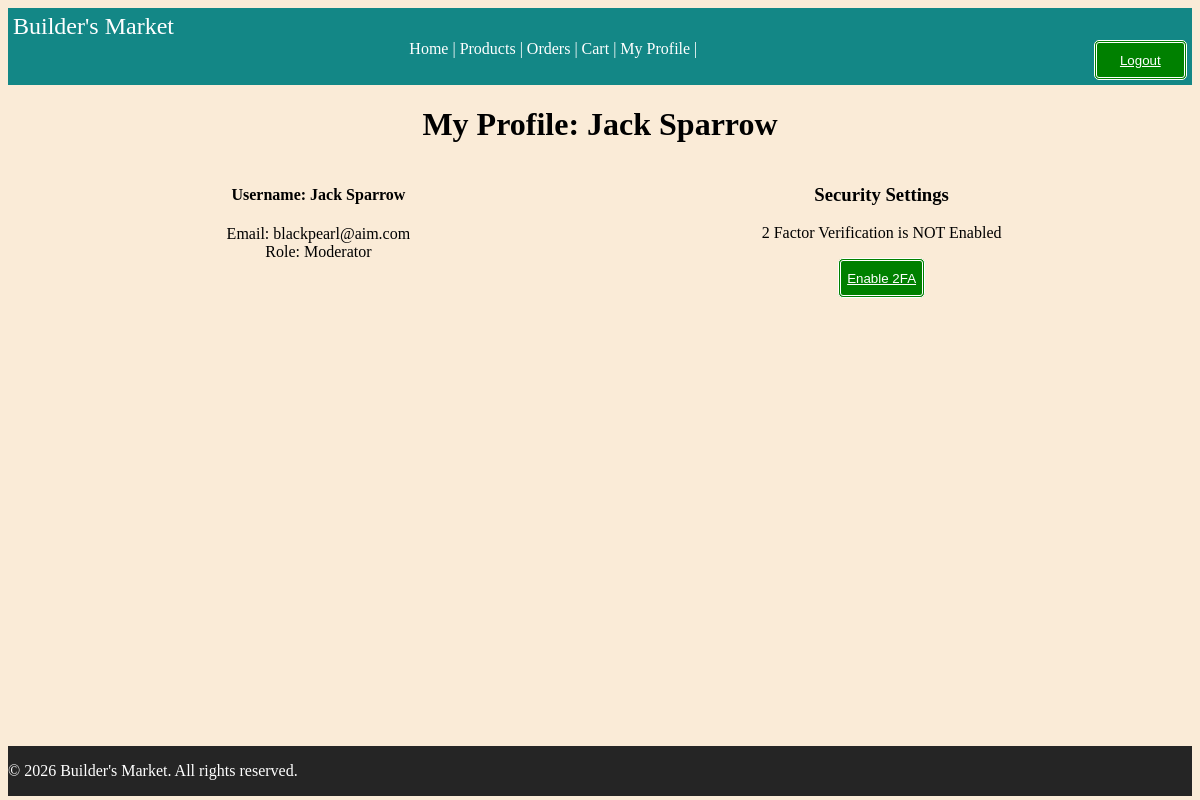
/auth/profile (signed in), run on the app's committed database.
### tables this page shows
CREATE TABLE users (
    user_id INTEGER PRIMARY KEY,
    username VARCHAR(50) NOT NULL UNIQUE,
    email VARCHAR(255) NOT NULL UNIQUE,
    password_hash VARCHAR(255) NOT NULL,
    is_active INTEGER DEFAULT 0,
    mfa_secret TEXT NULL, 
    mfa_enabled INTEGER DEFAULT 0,
    created_at DATETIME DEFAULT CURRENT_TIMESTAMP,
    updated_at DATETIME DEFAULT CURRENT_TIMESTAMP
);

CREATE TABLE roles (
    role_id INTEGER PRIMARY KEY,
    role_name VARCHAR(50) NOT NULL UNIQUE,
    description TEXT NOT NULL,
    created_at DATETIME DEFAULT CURRENT_TIMESTAMP
);

### routes/auth.py (the view)
@auth_bp.route('/profile', methods=['GET'])
@require_auth
def profile():
    user = User.FromID(session['user_id'])
    return render_template('auth/user_profile.html', user=user)

### auth/auths.py (called while the page is built)
def require_auth(f):
    @wraps(f)
    def wrapped_view(*args, **kwargs):
        if not g.get("user"):
          abort(401)
        user = g.user
        if getattr(user, "is_2fa_enabled", False) and not session.get("2fa_verified", False):
            flash('This Route is 2FA protected. Please enable 2FA to view it')
            abort(403)
        return f(*args, **kwargs)
    return wrapped_view

### database/connection.py (called while the page is built)
def get_connection():
    try:
        conn = sqlite3.connect(Config.DATABASE)
        conn.row_factory = sqlite3.Row
        return conn
    except Error as e:
        print(f"Database connection error: {e}")
        return None

### models/users.py (called while the page is built)
    @staticmethod
    def FromID(user_id : int):
        db = get_connection()
        try:
            row = db.execute("""
                             SELECT u.*, r.role_name
                             FROM users u
                             LEFT JOIN user_roles ur ON u.user_id = ur.user_id
                             LEFT JOIN roles r ON ur.role_id = r.role_id
                             WHERE u.user_id = ?
                             """, (user_id,)).fetchone()
            return User._BuildUser(row, db)
        finally:
            db.close()

### templates/auth/user_profile.html (shortened to what this page needs)
{% extends "base.html" %}
{% block content %}
<h1> My Profile: {{user.username}}</h1>
<div class="left">
    <h4>Username: {{user.username}} </h4>
    <p>Email: {{user.email}} <br> Role: {{user.role}} </p>
</div>
<div class="right">
    <h3> Security Settings </h3>
    {% if user.mfa_enabled %}
        <p> 2 Factor Verification is currently ENABLED </p>
        <button class="orangeButton">
            <a href="{{url_for('auth.regen_backup_codes')}}" > Generate Backup Codes </a>
        </button>
        <button class="redButton">
            <a href="{{url_for('auth.disable_2fa')}}" > Disable 2FA</a>
        </button>
    {% else %}
        <p> 2 Factor Verification is NOT Enabled</p>
        <button class="greenButton">
            <a href="{{url_for('auth.setup_2fa')}}" > Enable 2FA</a>
        </button>
    {% endif %}
</div>
{% endblock %}

### static/css/style.css (style rules this page uses)
html, body { height: 99%; }
body { display: flex; flex-direction: column; background-color: antiquewhite; min-height: 98.5vh; }
h1 { text-align: center; }
a { color: white; }
.left { width: 45%; display: block; float: left; text-align: center; }
.right { width: 45%; display: block; float: right; text-align: center; }
button { border-radius: 5px; border-width: 3px; border-color: rgb(255, 255, 255); border-style: double ; height: 3em; }
.greenButton { background-color: green; color: white; }

### data on the page
users: username "Jack Sparrow", email "blackpearl@aim.com"
roles: role "Moderator"
